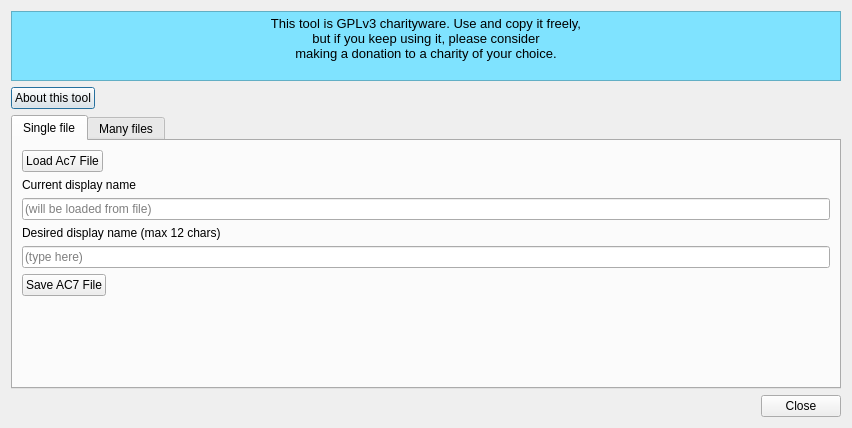
<?xml version="1.0" encoding="UTF-8"?>
<ui version="4.0">
 <class>Ac7Renamer</class>
 <widget class="QDialog" name="Ac7Renamer">
  <property name="geometry">
   <rect>
    <x>0</x>
    <y>0</y>
    <width>852</width>
    <height>428</height>
   </rect>
  </property>
  <property name="windowTitle">
   <string>Restyles piles of files!</string>
  </property>
  <property name="autoFillBackground">
   <bool>false</bool>
  </property>
  <property name="styleSheet">
   <string notr="true"/>
  </property>
  <layout class="QVBoxLayout" name="verticalLayout">
   <item>
    <widget class="QTextBrowser" name="textBrowser">
     <property name="sizePolicy">
      <sizepolicy hsizetype="Expanding" vsizetype="Preferred">
       <horstretch>0</horstretch>
       <verstretch>0</verstretch>
      </sizepolicy>
     </property>
     <property name="minimumSize">
      <size>
       <width>0</width>
       <height>70</height>
      </size>
     </property>
     <property name="maximumSize">
      <size>
       <width>16777215</width>
       <height>70</height>
      </size>
     </property>
     <property name="font">
      <font>
       <weight>50</weight>
       <bold>false</bold>
      </font>
     </property>
     <property name="styleSheet">
      <string notr="true">background-color:rgb(127,227,255)</string>
     </property>
     <property name="html">
      <string>&lt;!DOCTYPE HTML PUBLIC &quot;-//W3C//DTD HTML 4.0//EN&quot; &quot;http://www.w3.org/TR/REC-html40/strict.dtd&quot;&gt;
&lt;html&gt;&lt;head&gt;&lt;meta name=&quot;qrichtext&quot; content=&quot;1&quot; /&gt;&lt;style type=&quot;text/css&quot;&gt;
p, li { white-space: pre-wrap; }
&lt;/style&gt;&lt;/head&gt;&lt;body style=&quot; font-family:'Noto Sans'; font-size:10pt; font-weight:400; font-style:normal;&quot;&gt;
&lt;p align=&quot;center&quot; style=&quot; margin-top:0px; margin-bottom:0px; margin-left:0px; margin-right:0px; -qt-block-indent:0; text-indent:0px;&quot;&gt;&lt;span style=&quot; font-family:'Noto Sans';&quot;&gt;This tool is GPLv3 charityware. Use and copy it freely,&lt;/span&gt;&lt;/p&gt;
&lt;p align=&quot;center&quot; style=&quot; margin-top:0px; margin-bottom:0px; margin-left:0px; margin-right:0px; -qt-block-indent:0; text-indent:0px;&quot;&gt;&lt;span style=&quot; font-family:'Noto Sans';&quot;&gt;but if you keep using it, please consider&lt;/span&gt;&lt;/p&gt;
&lt;p align=&quot;center&quot; style=&quot; margin-top:0px; margin-bottom:0px; margin-left:0px; margin-right:0px; -qt-block-indent:0; text-indent:0px;&quot;&gt;&lt;span style=&quot; font-family:'Noto Sans';&quot;&gt;making a donation to a charity of your choice.&lt;/span&gt;&lt;/p&gt;&lt;/body&gt;&lt;/html&gt;</string>
     </property>
    </widget>
   </item>
   <item>
    <layout class="QHBoxLayout" name="horizontalLayout_5">
     <item>
      <widget class="QPushButton" name="aboutButton">
       <property name="text">
        <string>About this tool</string>
       </property>
      </widget>
     </item>
     <item>
      <spacer name="horizontalSpacer_5">
       <property name="orientation">
        <enum>Qt::Horizontal</enum>
       </property>
       <property name="sizeHint" stdset="0">
        <size>
         <width>40</width>
         <height>20</height>
        </size>
       </property>
      </spacer>
     </item>
    </layout>
   </item>
   <item>
    <layout class="QVBoxLayout" name="verticalLayout_2">
     <item>
      <widget class="QTabWidget" name="tabWidget">
       <property name="currentIndex">
        <number>0</number>
       </property>
       <widget class="QWidget" name="singleFileTab">
        <attribute name="title">
         <string>Single file</string>
        </attribute>
        <layout class="QVBoxLayout" name="verticalLayout_3">
         <item>
          <layout class="QHBoxLayout" name="horizontalLayout">
           <item>
            <widget class="QPushButton" name="pushButton">
             <property name="text">
              <string>Load Ac7 File</string>
             </property>
            </widget>
           </item>
           <item>
            <spacer name="horizontalSpacer">
             <property name="orientation">
              <enum>Qt::Horizontal</enum>
             </property>
             <property name="sizeHint" stdset="0">
              <size>
               <width>40</width>
               <height>20</height>
              </size>
             </property>
            </spacer>
           </item>
          </layout>
         </item>
         <item>
          <widget class="QLabel" name="label_2">
           <property name="styleSheet">
            <string notr="true"/>
           </property>
           <property name="text">
            <string>Current display name</string>
           </property>
           <property name="buddy">
            <cstring>currentDisplayName</cstring>
           </property>
          </widget>
         </item>
         <item>
          <widget class="QLineEdit" name="currentDisplayName">
           <property name="readOnly">
            <bool>true</bool>
           </property>
           <property name="placeholderText">
            <string>(will be loaded from file)</string>
           </property>
          </widget>
         </item>
         <item>
          <widget class="QLabel" name="label">
           <property name="text">
            <string>Desired display name (max 12 chars)</string>
           </property>
           <property name="buddy">
            <cstring>desiredDisplayName</cstring>
           </property>
          </widget>
         </item>
         <item>
          <widget class="QLineEdit" name="desiredDisplayName">
           <property name="text">
            <string/>
           </property>
           <property name="readOnly">
            <bool>false</bool>
           </property>
           <property name="placeholderText">
            <string>(type here)</string>
           </property>
          </widget>
         </item>
         <item>
          <layout class="QHBoxLayout" name="horizontalLayout_2">
           <item>
            <widget class="QPushButton" name="saveButton">
             <property name="text">
              <string>Save AC7 File</string>
             </property>
            </widget>
           </item>
           <item>
            <spacer name="horizontalSpacer_2">
             <property name="orientation">
              <enum>Qt::Horizontal</enum>
             </property>
             <property name="sizeHint" stdset="0">
              <size>
               <width>40</width>
               <height>20</height>
              </size>
             </property>
            </spacer>
           </item>
          </layout>
         </item>
         <item>
          <spacer name="verticalSpacer">
           <property name="orientation">
            <enum>Qt::Vertical</enum>
           </property>
           <property name="sizeHint" stdset="0">
            <size>
             <width>20</width>
             <height>40</height>
            </size>
           </property>
          </spacer>
         </item>
        </layout>
       </widget>
       <widget class="QWidget" name="multiFileTab">
        <attribute name="title">
         <string>Many files</string>
        </attribute>
        <layout class="QVBoxLayout" name="verticalLayout_4">
         <item>
          <layout class="QHBoxLayout" name="horizontalLayout_3">
           <item>
            <widget class="QPushButton" name="loadFolderContent">
             <property name="text">
              <string>Load folder</string>
             </property>
            </widget>
           </item>
           <item>
            <spacer name="horizontalSpacer_3">
             <property name="orientation">
              <enum>Qt::Horizontal</enum>
             </property>
             <property name="sizeHint" stdset="0">
              <size>
               <width>40</width>
               <height>20</height>
              </size>
             </property>
            </spacer>
           </item>
          </layout>
         </item>
         <item>
          <widget class="QTableView" name="fileListing"/>
         </item>
         <item>
          <layout class="QHBoxLayout" name="horizontalLayout_4">
           <item>
            <widget class="QPushButton" name="renameFolderContent">
             <property name="text">
              <string>Rename!</string>
             </property>
            </widget>
           </item>
           <item>
            <spacer name="horizontalSpacer_4">
             <property name="orientation">
              <enum>Qt::Horizontal</enum>
             </property>
             <property name="sizeHint" stdset="0">
              <size>
               <width>40</width>
               <height>20</height>
              </size>
             </property>
            </spacer>
           </item>
          </layout>
         </item>
        </layout>
       </widget>
      </widget>
     </item>
     <item>
      <widget class="QDialogButtonBox" name="Buttons">
       <property name="toolTip">
        <string>Save as a new filename</string>
       </property>
       <property name="orientation">
        <enum>Qt::Horizontal</enum>
       </property>
       <property name="standardButtons">
        <set>QDialogButtonBox::Close</set>
       </property>
      </widget>
     </item>
    </layout>
   </item>
  </layout>
 </widget>
 <tabstops>
  <tabstop>textBrowser</tabstop>
  <tabstop>tabWidget</tabstop>
  <tabstop>pushButton</tabstop>
  <tabstop>currentDisplayName</tabstop>
  <tabstop>desiredDisplayName</tabstop>
  <tabstop>saveButton</tabstop>
  <tabstop>loadFolderContent</tabstop>
  <tabstop>fileListing</tabstop>
  <tabstop>renameFolderContent</tabstop>
 </tabstops>
 <resources/>
 <connections>
  <connection>
   <sender>Buttons</sender>
   <signal>accepted()</signal>
   <receiver>Ac7Renamer</receiver>
   <slot>accept()</slot>
   <hints>
    <hint type="sourcelabel">
     <x>239</x>
     <y>282</y>
    </hint>
    <hint type="destinationlabel">
     <x>157</x>
     <y>181</y>
    </hint>
   </hints>
  </connection>
  <connection>
   <sender>Buttons</sender>
   <signal>rejected()</signal>
   <receiver>Ac7Renamer</receiver>
   <slot>reject()</slot>
   <hints>
    <hint type="sourcelabel">
     <x>307</x>
     <y>282</y>
    </hint>
    <hint type="destinationlabel">
     <x>286</x>
     <y>181</y>
    </hint>
   </hints>
  </connection>
 </connections>
 <slots>
  <slot>load_ac7_file_clicked()</slot>
 </slots>
</ui>
